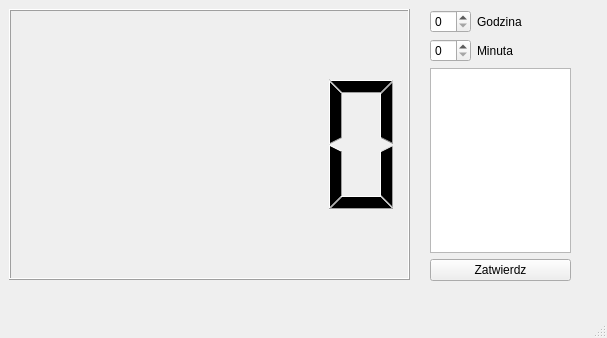
<?xml version="1.0" encoding="UTF-8"?>
<ui version="4.0">
 <class>MainWindow</class>
 <widget class="QMainWindow" name="MainWindow">
  <property name="geometry">
   <rect>
    <x>0</x>
    <y>0</y>
    <width>607</width>
    <height>338</height>
   </rect>
  </property>
  <property name="windowTitle">
   <string>MainWindow</string>
  </property>
  <widget class="QWidget" name="centralwidget">
   <widget class="QLCDNumber" name="lcdNumber">
    <property name="geometry">
     <rect>
      <x>9</x>
      <y>9</y>
      <width>401</width>
      <height>271</height>
     </rect>
    </property>
   </widget>
   <widget class="QWidget" name="layoutWidget">
    <property name="geometry">
     <rect>
      <x>430</x>
      <y>10</y>
      <width>141</width>
      <height>271</height>
     </rect>
    </property>
    <layout class="QFormLayout" name="formLayout">
     <item row="0" column="0">
      <widget class="QSpinBox" name="spinBox">
       <property name="maximum">
        <number>24</number>
       </property>
      </widget>
     </item>
     <item row="0" column="1">
      <widget class="QLabel" name="label">
       <property name="text">
        <string>Godzina</string>
       </property>
      </widget>
     </item>
     <item row="1" column="0">
      <widget class="QSpinBox" name="spinBox_2">
       <property name="maximum">
        <number>59</number>
       </property>
      </widget>
     </item>
     <item row="1" column="1">
      <widget class="QLabel" name="label_2">
       <property name="text">
        <string>Minuta</string>
       </property>
      </widget>
     </item>
     <item row="3" column="0" colspan="2">
      <widget class="QPushButton" name="pushButton">
       <property name="text">
        <string>Zatwierdz</string>
       </property>
      </widget>
     </item>
     <item row="2" column="0" colspan="2">
      <widget class="QPlainTextEdit" name="plainTextEdit"/>
     </item>
    </layout>
   </widget>
  </widget>
  <widget class="QStatusBar" name="statusbar"/>
  <action name="actionAlarm">
   <property name="text">
    <string>Alarm</string>
   </property>
  </action>
 </widget>
 <resources/>
 <connections/>
</ui>
